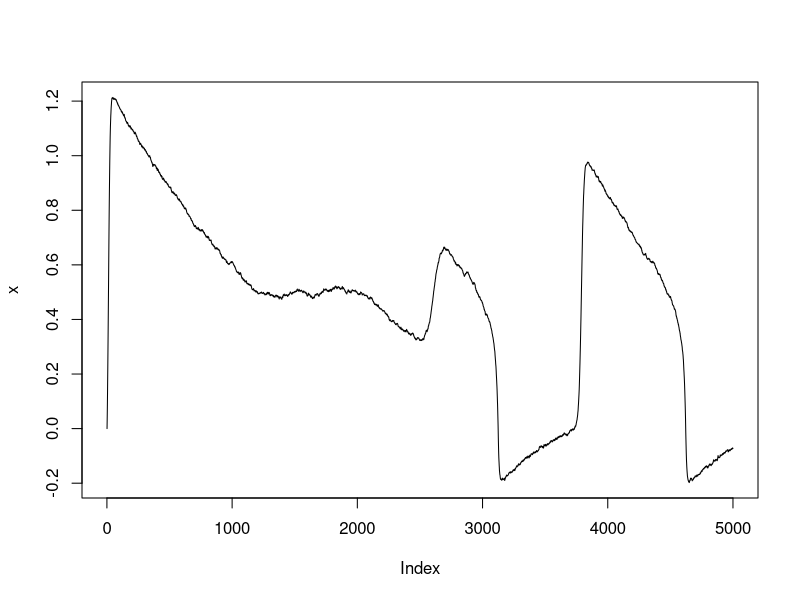
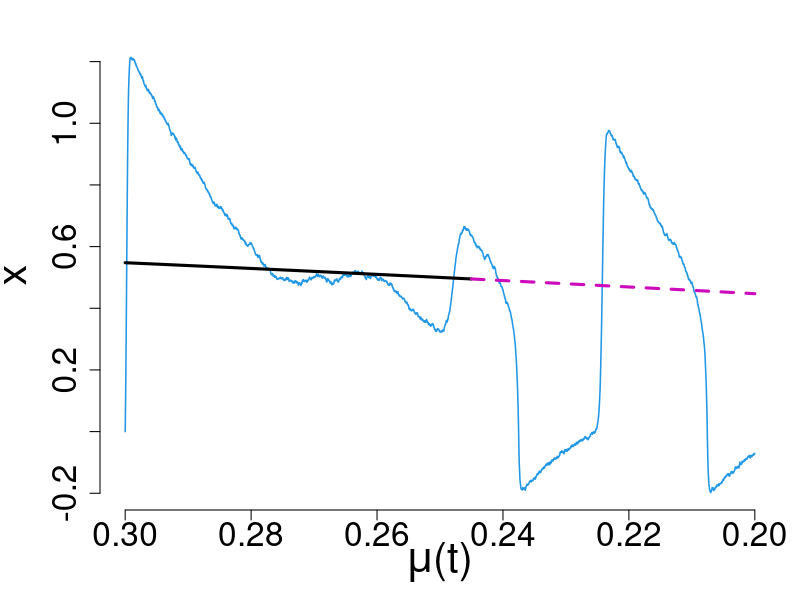

Generate these figures, in order, with R:
dt<-0.001
T<-5
q<-100
th<-0.2
n<-T/dt
t<-(1:n)*dt
a<-seq(0.3,0.2,length=n)
ah<-((1-1/q)/2)^2

set.seed(30) # 5 13 14 17 _29_ 
x<-rep(0,n) # -0.3
y<-rep(0,n) # -0.15
dw1<-rnorm(n,0,0.05*sqrt(dt)) #0.05
dw2<-rnorm(n,0,0.0*sqrt(dt))
for(i in 1:(n-1)){
    x[i+1]<-x[i]+q*(abs(x[i])*(1-x[i])+y[i]+a[i])*dt+dw1[i]
    y[i+1]<-y[i]+(-x[i]-y[i])*dt+dw2[i]
}

plot(x,type="l")



x1<-sqrt(a)

dat<- data.frame(a, x, y)
write.table(dat, file = "a.dat", col.names=F, row.names=F) # -50 used   

x0<-sqrt(a[a>ah])
y0<--x0
dat<-data.frame(a[a>ah],x0,y0)
write.table(dat, file = "b.dat", col.names=F, row.names=F) # -50 used   

x1<-sqrt(a[a<ah])
y1<--x1
dat<-data.frame(a[a<ah],x1,y1)
write.table(dat, file = "c.dat", col.names=F, row.names=F) # -50 used   

dat<-numeric(0)
for(i in 1:100){
aa<-0.3-0.001*i
xs<-0.01*((-200):200)
ys<--abs(xs)*(1-xs)-aa
yf<--xs
dat<-rbind(dat,data.frame(xs, ys, yf, aa))
}
write.table(dat, file = "d.dat", col.names=F, row.names=F) # -50 used

postscript(file="schematic_hopf.eps", horizontal=TRUE, encoding="WinAnsi.enc")
par(mar=c(0,0,0,0))
par(oma=c(0,0,1,0))
par(mai = c(0.9, 1, 0.2, 0.2))
plot(a,x,xlim=c(0.3,0.2),type="l",col=4,ylab="",xlab="",bty = "n",axes=F,lwd=1.5)
lines(a[a>ah],x0,col=1,lwd=3)
lines(a[a<ah],x1,col=6,lty=2,lwd=3)
axis(side=2, cex.axis=2)
axis(side=1, cex.axis=2)
mtext("x", side = 2, line = 3.5, cex=2.5)
mtext(expression(paste(mu,"(t)")), side = 1, line = 2.8, cex=2.5)
#mtext("(d)",side=3,adj=0.02,cex=2.5,line=-0.5,font=2,xpd=TRUE)
dev.off()
